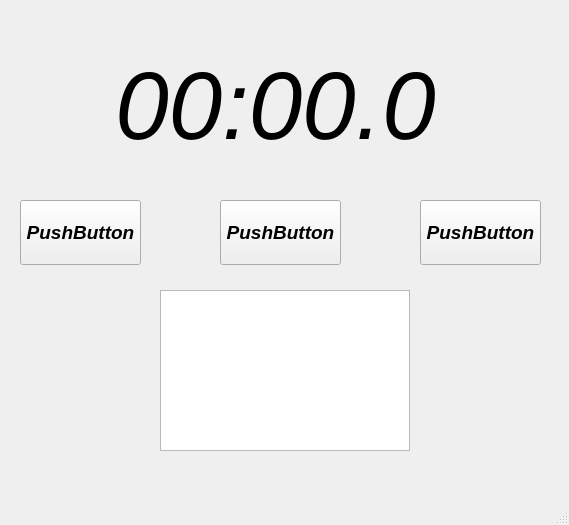
<?xml version="1.0" encoding="UTF-8"?>
<ui version="4.0">
 <class>MainWindow</class>
 <widget class="QMainWindow" name="MainWindow">
  <property name="geometry">
   <rect>
    <x>0</x>
    <y>0</y>
    <width>569</width>
    <height>525</height>
   </rect>
  </property>
  <property name="minimumSize">
   <size>
    <width>492</width>
    <height>401</height>
   </size>
  </property>
  <property name="maximumSize">
   <size>
    <width>569</width>
    <height>536</height>
   </size>
  </property>
  <property name="font">
   <font>
    <family>Arial</family>
    <italic>true</italic>
   </font>
  </property>
  <property name="windowTitle">
   <string>MainWindow</string>
  </property>
  <widget class="QWidget" name="centralwidget">
   <widget class="QLabel" name="l_time">
    <property name="geometry">
     <rect>
      <x>80</x>
      <y>40</y>
      <width>391</width>
      <height>135</height>
     </rect>
    </property>
    <property name="minimumSize">
     <size>
      <width>319</width>
      <height>135</height>
     </size>
    </property>
    <property name="maximumSize">
     <size>
      <width>416</width>
      <height>135</height>
     </size>
    </property>
    <property name="font">
     <font>
      <family>Arial</family>
      <pointsize>72</pointsize>
      <italic>true</italic>
     </font>
    </property>
    <property name="text">
     <string>&lt;html&gt;&lt;head/&gt;&lt;body&gt;&lt;p align=&quot;center&quot;&gt;00:00.0&lt;/p&gt;&lt;/body&gt;&lt;/html&gt;</string>
    </property>
    <property name="textFormat">
     <enum>Qt::AutoText</enum>
    </property>
    <property name="scaledContents">
     <bool>false</bool>
    </property>
    <property name="alignment">
     <set>Qt::AlignCenter</set>
    </property>
   </widget>
   <widget class="QPushButton" name="pb_clear">
    <property name="geometry">
     <rect>
      <x>420</x>
      <y>200</y>
      <width>121</width>
      <height>65</height>
     </rect>
    </property>
    <property name="maximumSize">
     <size>
      <width>16777215</width>
      <height>65</height>
     </size>
    </property>
    <property name="font">
     <font>
      <family>Arial</family>
      <pointsize>14</pointsize>
      <italic>true</italic>
      <bold>true</bold>
     </font>
    </property>
    <property name="text">
     <string>PushButton</string>
    </property>
   </widget>
   <widget class="QTextBrowser" name="tB_cirkles">
    <property name="geometry">
     <rect>
      <x>160</x>
      <y>290</y>
      <width>250</width>
      <height>161</height>
     </rect>
    </property>
    <property name="minimumSize">
     <size>
      <width>250</width>
      <height>0</height>
     </size>
    </property>
    <property name="font">
     <font>
      <family>Arial</family>
      <pointsize>14</pointsize>
      <italic>true</italic>
      <bold>true</bold>
     </font>
    </property>
    <property name="html">
     <string>&lt;!DOCTYPE HTML PUBLIC &quot;-//W3C//DTD HTML 4.0//EN&quot; &quot;http://www.w3.org/TR/REC-html40/strict.dtd&quot;&gt;
&lt;html&gt;&lt;head&gt;&lt;meta name=&quot;qrichtext&quot; content=&quot;1&quot; /&gt;&lt;meta charset=&quot;utf-8&quot; /&gt;&lt;style type=&quot;text/css&quot;&gt;
p, li { white-space: pre-wrap; }
hr { height: 1px; border-width: 0; }
li.unchecked::marker { content: &quot;\2610&quot;; }
li.checked::marker { content: &quot;\2612&quot;; }
&lt;/style&gt;&lt;/head&gt;&lt;body style=&quot; font-family:'Arial'; font-size:14pt; font-weight:700; font-style:italic;&quot;&gt;
&lt;p align=&quot;center&quot; style=&quot;-qt-paragraph-type:empty; margin-top:0px; margin-bottom:0px; margin-left:0px; margin-right:0px; -qt-block-indent:0; text-indent:0px;&quot;&gt;&lt;br /&gt;&lt;/p&gt;&lt;/body&gt;&lt;/html&gt;</string>
    </property>
   </widget>
   <widget class="QPushButton" name="pb_circle">
    <property name="geometry">
     <rect>
      <x>220</x>
      <y>200</y>
      <width>121</width>
      <height>65</height>
     </rect>
    </property>
    <property name="maximumSize">
     <size>
      <width>16777215</width>
      <height>65</height>
     </size>
    </property>
    <property name="font">
     <font>
      <family>Arial</family>
      <pointsize>14</pointsize>
      <italic>true</italic>
      <bold>true</bold>
     </font>
    </property>
    <property name="text">
     <string>PushButton</string>
    </property>
   </widget>
   <widget class="QPushButton" name="pb_startStop">
    <property name="geometry">
     <rect>
      <x>20</x>
      <y>200</y>
      <width>121</width>
      <height>65</height>
     </rect>
    </property>
    <property name="maximumSize">
     <size>
      <width>16777215</width>
      <height>65</height>
     </size>
    </property>
    <property name="font">
     <font>
      <family>Arial</family>
      <pointsize>14</pointsize>
      <italic>true</italic>
      <bold>true</bold>
     </font>
    </property>
    <property name="text">
     <string>PushButton</string>
    </property>
   </widget>
  </widget>
  <widget class="QStatusBar" name="statusbar"/>
 </widget>
 <resources/>
 <connections>
  <connection>
   <sender>pb_clear</sender>
   <signal>clicked()</signal>
   <receiver>tB_cirkles</receiver>
   <slot>clear()</slot>
   <hints>
    <hint type="sourcelabel">
     <x>325</x>
     <y>340</y>
    </hint>
    <hint type="destinationlabel">
     <x>234</x>
     <y>315</y>
    </hint>
   </hints>
  </connection>
 </connections>
</ui>
